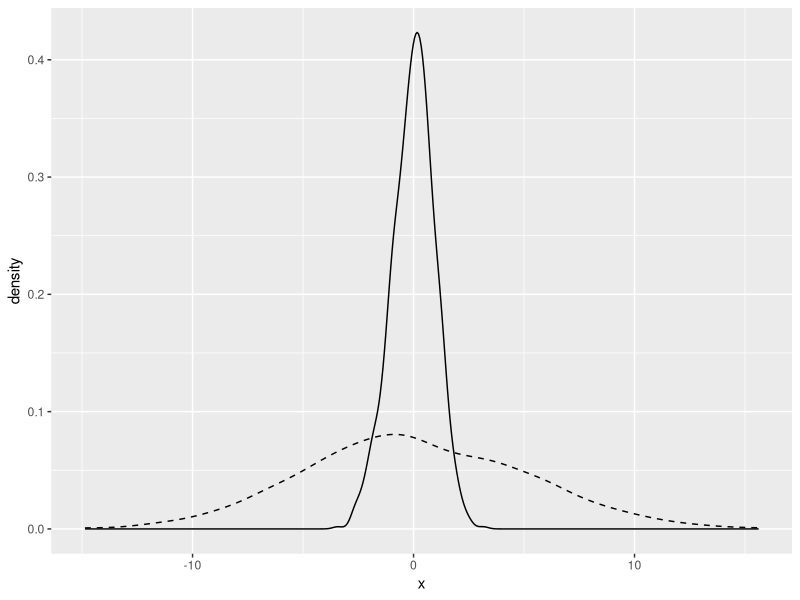

Reproduce this figure in R.
## ---- chunk 1
knitr::knit_hooks$set(purl = knitr::hook_purl)
knitr::opts_chunk$set(echo = TRUE)
## ---- chunk 2
library(tidyverse)
gril <- read_csv("griliches.csv")
var(gril$age)
sd(gril$age)
var(gril$expr)
sd(gril$expr)
## ---- chunk 3
x <- c(1, 3, 5)
y <- c(10, 15, 20)
z <- c(10, 5, -3)
cov(x,y)
cov(x,z)
## ---- chunk 4
gril$w <- exp(gril$lw) # get the wage (not the log wage)
cov(gril$w, gril$s) # get the cov between wages and education
## ---- chunk 5
x <- c(1, 5, 7)
y <- c(7, 8, 10)
z <- c(14, 16, 20)
cov(x,y)
cov(x,z)
## ---- chunk 6
x <- c(1, 5, 7)
y <- c(7, 8, 10)
z <- c(14, 16, 20)
cor(x,y)
cor(x,z)
## ---- chunk 7
cor(gril$w, gril$s)
## ---- chunk 8
library(ggplot2)
x <- rnorm(1000,0,1)
y <- rnorm(1000,0,5)
ggplot() + geom_density(aes(x)) + geom_density(aes(y), lty=2)
